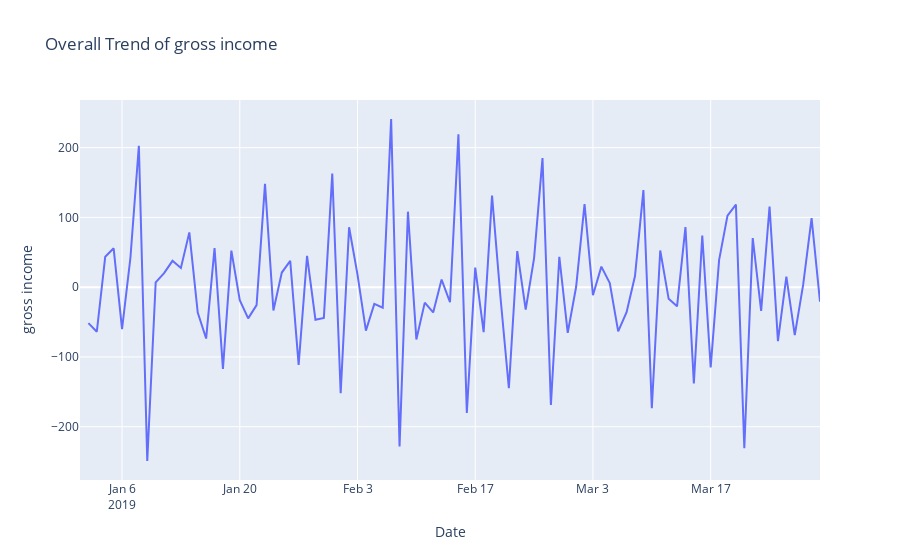

Source (notebook cell):
### Code cell
# Determine d variable by observing trend of data
overall_trend_fig = px.line(new_df, x="Date", y="gross income", title="Overall Trend of gross income")
overall_trend_fig.show() # d = 1
